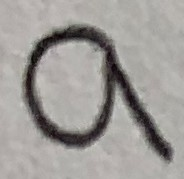
#> input picture My Handwriting images/Before pre processing/11.jpg, 184 x 179 px, found by its file name; its folder holds 4 pictures in this run
$ python pre-processing.py
#> lines starting #> are read from the running program, lines starting #| are printed output that depends on the picture; after the words box and inside, x2 and y2 are one past the last pixel; in counts of white or black regions, pixels touching at a corner belong together


import cv2
from scipy import ndimage
import numpy as np
import math


''' THIS IS NOT MY CODE - BLATANTLY COPIED FROM https://medium.com/@o.kroeger/tensorflow-mnist-and-your-own-handwritten-digits-4d1cd32bbab4
'''


input_folder = "C:/Users/Constantin/Documents/Ben's shit/GitHub/Handrwitten-Text-Recognition-System/My Handwriting images/Before pre processing"
output_folder = "C:/Users/Constantin/Documents/Ben's shit/GitHub/Handrwitten-Text-Recognition-System/My Handwriting images/processed images"


def getBestShift(img):
    cy,cx = ndimage.measurements.center_of_mass(img)

    rows,cols = img.shape
    shiftx = np.round(cols/2.0-cx).astype(int)
    shifty = np.round(rows/2.0-cy).astype(int)

    return shiftx,shifty

def shift(img,sx,sy):
    rows,cols = img.shape
    M = np.float32([[1,0,sx],[0,1,sy]])
    shifted = cv2.warpAffine(img,M,(cols,rows))
    return shifted


for j in range(11,32):
    #read the image
    gray = cv2.imread(input_folder + '/' + str(j) + '.jpg',cv2.IMREAD_GRAYSCALE)
#> gray: shape (179, 184); min 3, max 208, mean 155.8
    gray = cv2.resize(255-gray, (28,28))
#> gray: shape (28, 28)
    (thresh, gray) = cv2.threshold(gray, 128, 255, cv2.THRESH_BINARY | cv2.THRESH_OTSU)
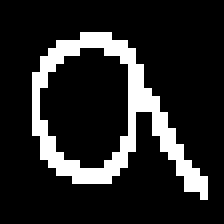
#> gray: shape (28, 28) (shown 8 times larger); 15.2% white in thin lines or dots, all inside (x1, y1, x2, y2) = (4, 4, 26, 25)
#> thresh = 138

    while np.sum(gray[0]) == 0:
        gray = gray[1:]
#> this loop made 4 passes
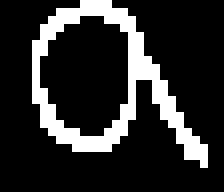
#> gray: shape (24, 28) (shown 8 times larger); 17.7% white in thin lines or dots, all inside (x1, y1, x2, y2) = (4, 0, 26, 21)

    while np.sum(gray[:, 0]) == 0:
        gray = np.delete(gray, 0, 1)
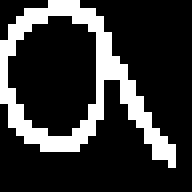
#> gray: shape (24, 24) (shown 8 times larger); 20.7% white in thin lines or dots, all inside (x1, y1, x2, y2) = (0, 0, 22, 21)

    while np.sum(gray[-1]) == 0:
        gray = gray[:-1]
#> this loop made 3 passes
#> pass 1, `gray = gray[:-1]`:
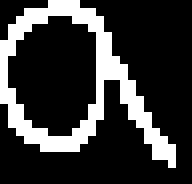
#> gray: shape (23, 24) (shown 8 times larger); 21.6% white in thin lines or dots, all inside (x1, y1, x2, y2) = (0, 0, 22, 21)

    while np.sum(gray[:, -1]) == 0:
        gray = np.delete(gray, -1, 1)
#> this loop made 2 passes
#> pass 1, `gray = np.delete(gray, -1, 1)`:
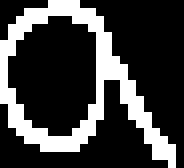
#> gray: shape (21, 23) (shown 8 times larger); 24.6% white in thin lines or dots

    rows, cols = gray.shape
#> rows = 21; cols = 22

    if rows > cols:
        factor = 20.0 / rows
        rows = 20
        cols = int(round(cols * factor))
        gray = cv2.resize(gray, (cols, rows))
    else:
        factor = 20.0 / cols
#> factor = 0.909
        cols = 20
        rows = int(round(rows * factor))
#> rows = 19
        gray = cv2.resize(gray, (cols, rows))

    colsPadding = (int(math.ceil((28 - cols) / 2.0)), int(math.floor((28 - cols) / 2.0)))
    rowsPadding = (int(math.ceil((28 - rows) / 2.0)), int(math.floor((28 - rows) / 2.0)))
#> rowsPadding = (5, 4)
    gray = np.lib.pad(gray, (rowsPadding, colsPadding), 'constant')
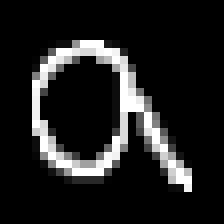
#> gray: shape (28, 28) (shown 8 times larger); min 0, max 255, mean 31.7

    shiftx, shifty = getBestShift(gray)
#> in getBestShift, `cy,cx = ndimage.measurements.center_of_mass(img)`: cy = 14.17; cx = 12.5
#> in getBestShift, `shiftx = np.round(cols/2.0-cx).astype(int)`: shiftx = 2
#> in getBestShift, `shifty = np.round(rows/2.0-cy).astype(int)`: shifty = 0
#> shiftx = 2; shifty = 0
    shifted = shift(gray, shiftx, shifty)
#> in shift, `M = np.float32([[1,0,sx],[0,1,sy]])`: M = [[1, 0, 2], [0, 1, 0]]
#> in shift, `shifted = cv2.warpAffine(img,M,(cols,rows))`:
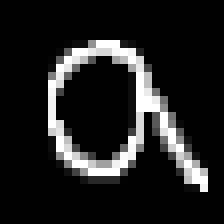
#> shifted: shape (28, 28) (shown 8 times larger); min 0, max 255, mean 31.7
    gray = shifted


    cv2.imwrite(output_folder + '/' + str(j) + '.jpg',gray)
#> pass 2 of the loop `for j in range(11,32):`:
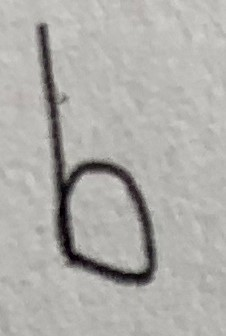
#> input picture My Handwriting images/Before pre processing/12.jpg, 226 x 336 px, found by its file name
#> `(thresh, gray) = cv2.threshold(gray, 128, 255, cv2.THRESH_BINARY | cv2..`:
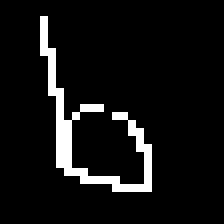
#> gray: shape (28, 28) (shown 8 times larger); 7.1% white in thin lines or dots, all inside (x1, y1, x2, y2) = (5, 2, 19, 24)
#> thresh = 126
#> the loop `while np.sum(gray[0]) == 0:` made 2 passes
#> the loop `while np.sum(gray[:, 0]) == 0:` made 5 passes
#> the loop `while np.sum(gray[-1]) == 0:` made 4 passes
#> the loop `while np.sum(gray[:, -1]) == 0:` made 9 passes
#> `shiftx, shifty = getBestShift(gray)`: shiftx = 1; shifty = -2
#> M = [[1, 0, 1], [0, 1, -2]]
#> in shift (call 2), `shifted = cv2.warpAffine(img,M,(cols,rows))`:
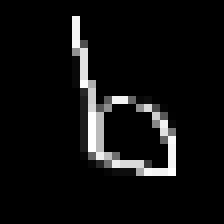
#> shifted: shape (28, 28) (shown 8 times larger); min 0, max 255, mean 15.4
#> (the run stopped early here; a loop or call above may not have finished)
